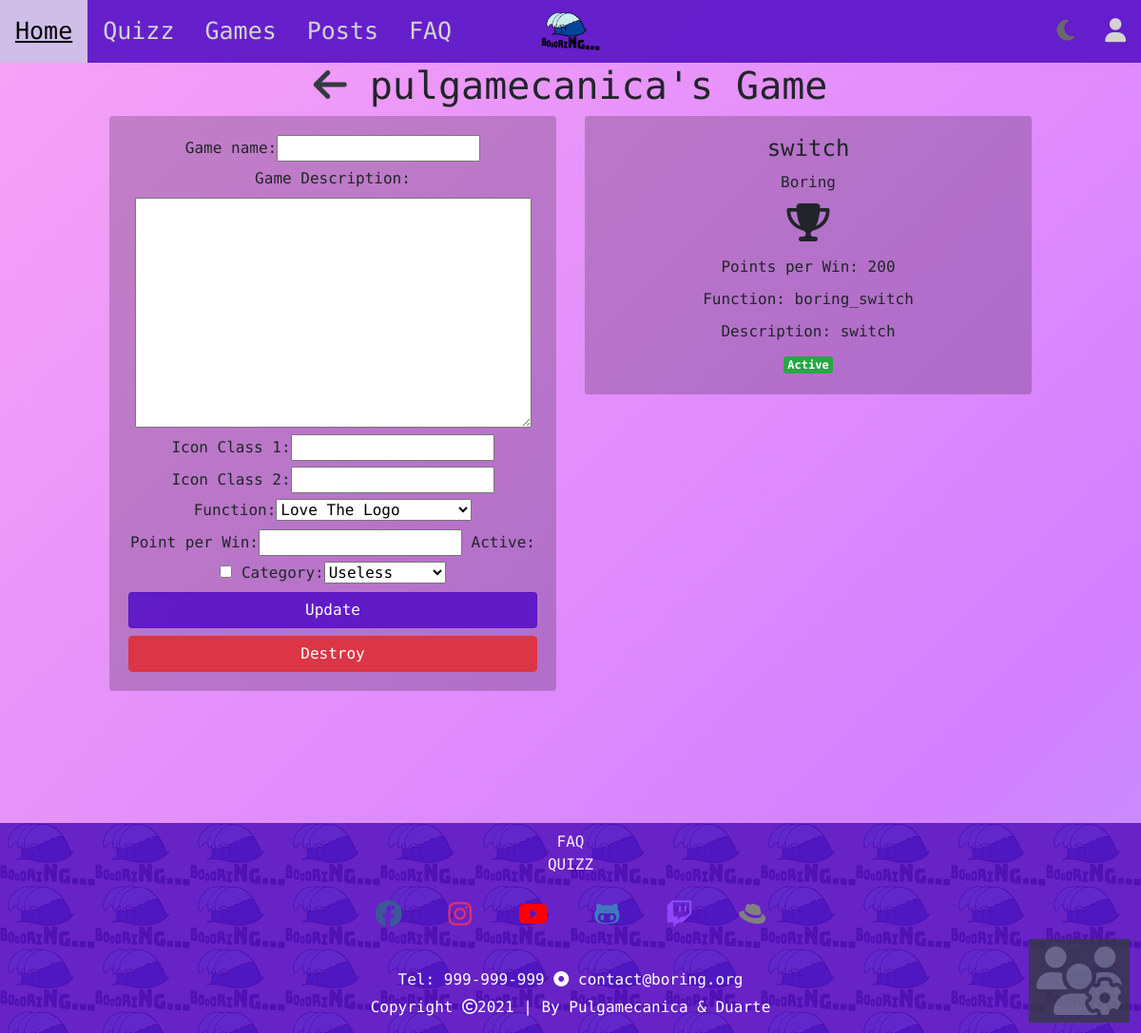
Page /boring/game/1 (signed in) on the committed database.
### boring/models.py (models this page shows, shortened)
class Game(models.Model):
    class GameCategory(models.IntegerChoices):
        USELESS = 0
        CREATIVE = 1
        BORING = 2
        FRUSTRATION = 3
    name = models.CharField(max_length = 30)
    description = models.CharField(max_length = 150)
    iconClass1 = models.CharField(max_length = 5, blank=True, default='')
    iconClass2 = models.CharField(max_length = 15, blank=True, default='')
    function = models.CharField(max_length = 50, choices=FUNCTIONS)
    hint_text = models.CharField(max_length = 200, blank=True, default='')
    points_per_win = models.IntegerField(default = 10)
    likes = models.IntegerField(default = 0)
    active = models.BooleanField(default=False)
    created_at = models.DateTimeField(auto_now_add=True)
    category = models.IntegerField(choices=GameCategory.choices, default=False)
    user = models.ForeignKey(BoringUser, on_delete=models.CASCADE, related_name="games")
    times_played = models.IntegerField(default = 0)
    def getCat(self):
        return self.GameCategory.choices[self.category]

### boring/views.py (the view)
# urls.py: path('game/<int:game_id>', views.game_page_view, name="game"),
@login_required(login_url='./login')
def game_page_view(request, game_id):
    game = Game.objects.get(pk=game_id)
    if request.method == 'POST':
        form = GameForm(request.POST)
        if form.is_valid():
            gameUpdate = Game.objects.filter(pk=game_id)
            name = form.cleaned_data['name']
            if name:
                gameUpdate.update(name = name)
            description = form.cleaned_data['description']
            if description:
                gameUpdate.update(description = description)
            iconClass1 = form.cleaned_data['iconClass1']
            if iconClass1:
                gameUpdate.update(iconClass1 = iconClass1)
            iconClass2 = form.cleaned_data['iconClass2']
            if iconClass2 :
                gameUpdate.update(iconClass2 = iconClass2)
            function = form.cleaned_data['function']
            if function:
                gameUpdate.update(function = function)
            points_per_win = form.cleaned_data['points_per_win']
            if points_per_win:
                gameUpdate.update(points_per_win = points_per_win)
            gameUpdate.update(active = form.cleaned_data['active'])
            gameUpdate.update(category = form.cleaned_data['category'])
            return games_page_view(request)
    else:
        form = GameForm()
    game.save
    return render(request, 'boring/game.html', {'game': game, 'form': form})

### boring/forms.py
class GameForm(forms.Form):
    name = forms.CharField(required=False, label='Game name', max_length=30)
    description = forms.CharField(widget=forms.Textarea, required=False, label='Game Description', max_length=150)
    iconClass1 = forms.CharField(required=False, label='Icon Class 1', max_length=5)
    iconClass2 = forms.CharField(required=False, label='Icon Class 2', max_length=15)
    function = forms.CharField(label='Function', widget=forms.Select(choices=FUNCTIONS), required=False)
    points_per_win = forms.IntegerField(required=False, label="Point per Win")
    active = forms.BooleanField(required=False)
    category = forms.ChoiceField(label="Category", choices=Game.GameCategory.choices, required=False)

### boring/templates/boring/game.html (shortened to what this page needs)
{% extends 'boring_website/base.html' %}
{% block main %}
    <h1 class="text-center"><a href={% url 'boring:profile' %}><i class="fas fa-arrow-left text-dark"></i></a>  {{ user.username }}'s Game</h1>
    <div class="boring-games-container">
        <div class="m-0 row justify-content-center">
            <div class="col-lg-5 col-md-5 col-sm-12">
                <div class="card mb-3">
                    <div class="card-body text-center">
                        <form action="{% url 'boring:game' game.id %}" method="post">
                            {{ form.as_table }}
                            <input type="submit" value="Update" class="btn btn-primary btn-block">
                            <a href={% url 'boring:delete_game' game.id %} class="btn btn-danger btn-block">Destroy</a>
                        </form>
                    </div>
                </div>
            </div>
            <div class="col-lg-5 col-md-5 col-sm-12">
                <div class="card mb-3">
                    <div class="card-body text-center">
                        <h4 class="card-title"> {{ game.name }} </h4>
                        <span class="card-text text-center">
                            <h6> {{ game.getCat.1 }} </h6>
                            <h1><i class="{{ game.iconClass1 }} {{ game.iconClass2 }}"></i></h1>
                            <p>Points per Win: {{ game.points_per_win }}</p>
                            <p>Function: {{ game.function }}</p>
                            <p>Description: {{ game.description }}</p>
                            {% if game.active %}
                                <span class="badge badge-success">Active</span>
                            {% else %}
                                <span class="badge badge-danger">Unactive</span>
                            {% endif %}
                        </span>
                    </div>
                </div>
            </div>
        </div>
   </div>
{% endblock %}

### boring_website/static/boring_website/css/base.css (style rules this page uses)
* { scroll-behavior: smooth; box-sizing: border-box; padding: 0; margin: 0; }
.btn-primary { background-color: #5712c7e6; border-color: #5712c7e6; }
.card { background-color: rgba(255, 255, 255, 0.6); border: none; }
html { width: 100%; }
body { width: 100%; margin: 0; background: linear-gradient(-45deg, #17eb76, #0be683, #4fe3b9, #8cd5ff, #d380ff, #f7a3f6); background-size: 400% 400%; animation: gradient 10s ease infinite; font-family: 'Nova Mono', monospace; }

### boring_website/static/boring_website/css/home.css (style rules this page uses)
.intro-box h1, h5, h6, p { margin: 10px; }
.donation-box h1, .donation-box h2, p { text-align: center; }

### boring/static/boring/css/boringGames.css (style rules this page uses)
.boring-games-container .card { background-color: rgba(0, 0, 0, 0.2); }

### rows in the picture
Game: name "switch", getCat.1 "Boring", points_per_win "200", function "boring_switch", description "switch"

### other values in the picture
{{ user.username }} "pulgamecanica"
